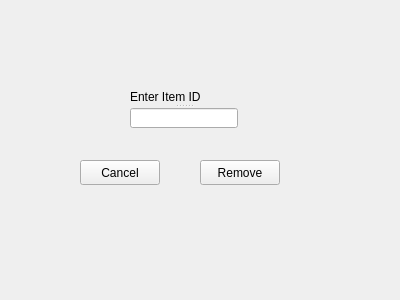
<?xml version="1.0" encoding="UTF-8"?>
<ui version="4.0">
 <class>removeInventory</class>
 <widget class="QWidget" name="removeInventory">
  <property name="geometry">
   <rect>
    <x>0</x>
    <y>0</y>
    <width>400</width>
    <height>300</height>
   </rect>
  </property>
  <property name="windowTitle">
   <string>Cal Clinic: Remove Inventory</string>
  </property>
  <property name="styleSheet">
   <string notr="true">background-image: url(:/green/build-SimpleSerum-Desktop_Qt_5_8_0_MSVC2015_64bit-Debug/BG5.png);</string>
  </property>
  <widget class="QPushButton" name="pushButton">
   <property name="geometry">
    <rect>
     <x>200</x>
     <y>160</y>
     <width>80</width>
     <height>25</height>
    </rect>
   </property>
   <property name="text">
    <string>Remove</string>
   </property>
  </widget>
  <widget class="QPushButton" name="pushButton_2">
   <property name="geometry">
    <rect>
     <x>80</x>
     <y>160</y>
     <width>80</width>
     <height>25</height>
    </rect>
   </property>
   <property name="text">
    <string>Cancel</string>
   </property>
  </widget>
  <widget class="QSplitter" name="splitter_2">
   <property name="geometry">
    <rect>
     <x>130</x>
     <y>90</y>
     <width>108</width>
     <height>38</height>
    </rect>
   </property>
   <property name="orientation">
    <enum>Qt::Vertical</enum>
   </property>
   <widget class="QLabel" name="label">
    <property name="text">
     <string>Enter Item ID</string>
    </property>
   </widget>
   <widget class="QLineEdit" name="lineEdit"/>
  </widget>
 </widget>
 <resources/>
 <connections/>
</ui>
